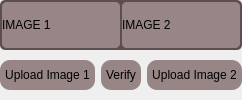
              <widget class="QFrame" name="verifyscreen">
               <property name="styleSheet">
                <string notr="true">border-radius: 5px;
</string>
               </property>
               <property name="frameShape">
                <enum>QFrame::NoFrame</enum>
               </property>
               <layout class="QVBoxLayout" name="verticalLayout_8">
                <property name="spacing">
                 <number>0</number>
                </property>
                <property name="leftMargin">
                 <number>0</number>
                </property>
                <property name="topMargin">
                 <number>0</number>
                </property>
                <property name="rightMargin">
                 <number>0</number>
                </property>
                <property name="bottomMargin">
                 <number>0</number>
                </property>
                <item>
                 <widget class="QFrame" name="imagesframe_2">
                  <property name="styleSheet">
                   <string notr="true">background-color: rgb(92, 78, 78);
border-radius: 5px;
</string>
                  </property>
                  <property name="frameShape">
                   <enum>QFrame::NoFrame</enum>
                  </property>
                  <layout class="QHBoxLayout" name="horizontalLayout_5">
                   <property name="spacing">
                    <number>2</number>
                   </property>
                   <property name="leftMargin">
                    <number>2</number>
                   </property>
                   <property name="topMargin">
                    <number>2</number>
                   </property>
                   <property name="rightMargin">
                    <number>2</number>
                   </property>
                   <property name="bottomMargin">
                    <number>2</number>
                   </property>
                   <item>
                    <widget class="QFrame" name="image1_2">
                     <property name="styleSheet">
                      <string notr="true">background-color: rgb(152, 134, 134);</string>
                     </property>
                     <property name="frameShape">
                      <enum>QFrame::NoFrame</enum>
                     </property>
                     <layout class="QHBoxLayout" name="horizontalLayout_22">
                      <property name="spacing">
                       <number>0</number>
                      </property>
                      <property name="leftMargin">
                       <number>0</number>
                      </property>
                      <property name="topMargin">
                       <number>0</number>
                      </property>
                      <property name="rightMargin">
                       <number>0</number>
                      </property>
                      <property name="bottomMargin">
                       <number>0</number>
                      </property>
                      <item>
                       <widget class="QLabel" name="label_18">
                        <property name="maximumSize">
                         <size>
                          <width>500</width>
                          <height>500</height>
                         </size>
                        </property>
                        <property name="styleSheet">
                         <string notr="true"/>
                        </property>
                        <property name="lineWidth">
                         <number>0</number>
                        </property>
                        <property name="text">
                         <string>IMAGE 1</string>
                        </property>
                        <property name="scaledContents">
                         <bool>true</bool>
                        </property>
                       </widget>
                      </item>
                     </layout>
                    </widget>
                   </item>
                   <item>
                    <widget class="QFrame" name="image2_2">
                     <property name="styleSheet">
                      <string notr="true">background-color: rgb(152, 134, 134);</string>
                     </property>
                     <property name="frameShape">
                      <enum>QFrame::NoFrame</enum>
                     </property>
                     <layout class="QHBoxLayout" name="horizontalLayout_23">
                      <property name="spacing">
                       <number>0</number>
                      </property>
                      <property name="leftMargin">
                       <number>0</number>
                      </property>
                      <property name="topMargin">
                       <number>0</number>
                      </property>
                      <property name="rightMargin">
                       <number>0</number>
                      </property>
                      <property name="bottomMargin">
                       <number>0</number>
                      </property>
                      <item>
                       <widget class="QLabel" name="label_19">
                        <property name="maximumSize">
                         <size>
                          <width>500</width>
                          <height>500</height>
                         </size>
                        </property>
                        <property name="styleSheet">
                         <string notr="true"/>
                        </property>
                        <property name="lineWidth">
                         <number>0</number>
                        </property>
                        <property name="text">
                         <string>IMAGE 2</string>
                        </property>
                        <property name="scaledContents">
                         <bool>true</bool>
                        </property>
                       </widget>
                      </item>
                     </layout>
                    </widget>
                   </item>
                  </layout>
                 </widget>
                </item>
                <item>
                 <widget class="QFrame" name="buttonframe_2">
                  <property name="maximumSize">
                   <size>
                    <width>16777215</width>
                    <height>50</height>
                   </size>
                  </property>
                  <property name="styleSheet">
                   <string notr="true"/>
                  </property>
                  <property name="frameShape">
                   <enum>QFrame::NoFrame</enum>
                  </property>
                  <property name="lineWidth">
                   <number>0</number>
                  </property>
                  <layout class="QHBoxLayout" name="horizontalLayout_3">
                   <property name="leftMargin">
                    <number>0</number>
                   </property>
                   <property name="topMargin">
                    <number>0</number>
                   </property>
                   <property name="rightMargin">
                    <number>0</number>
                   </property>
                   <property name="bottomMargin">
                    <number>0</number>
                   </property>
                   <item>
                    <widget class="QPushButton" name="image1btn_2">
                     <property name="maximumSize">
                      <size>
                       <width>300</width>
                       <height>16777215</height>
                      </size>
                     </property>
                     <property name="cursor">
                      <cursorShape>PointingHandCursor</cursorShape>
                     </property>
                     <property name="toolTip">
                      <string/>
                     </property>
                     <property name="toolTipDuration">
                      <number>500</number>
                     </property>
                     <property name="statusTip">
                      <string>Upload image</string>
                     </property>
                     <property name="styleSheet">
                      <string notr="true">background-color:#988686;
height: 20;
border-radius: 10;
border-color: blue;
padding: 5px;
font: 10pt &quot;Arial Rounded MT Bold&quot;;
</string>
                     </property>
                     <property name="text">
                      <string>Upload Image 1</string>
                     </property>
                    </widget>
                   </item>
                   <item>
                    <widget class="QPushButton" name="verifybtn_4">
                     <property name="maximumSize">
                      <size>
                       <width>300</width>
                       <height>16777215</height>
                      </size>
                     </property>
                     <property name="cursor">
                      <cursorShape>PointingHandCursor</cursorShape>
                     </property>
                     <property name="toolTip">
                      <string/>
                     </property>
                     <property name="toolTipDuration">
                      <number>500</number>
                     </property>
                     <property name="statusTip">
                      <string>Verify Image</string>
                     </property>
                     <property name="styleSheet">
                      <string notr="true">background-color:#988686;
height: 20;
border-radius: 10;
border-color: blue;
padding: 5px;
font: 10pt &quot;Arial Rounded MT Bold&quot;;
</string>
                     </property>
                     <property name="text">
                      <string>Verify</string>
                     </property>
                    </widget>
                   </item>
                   <item>
                    <widget class="QPushButton" name="image2btn_2">
                     <property name="maximumSize">
                      <size>
                       <width>300</width>
                       <height>16777215</height>
                      </size>
                     </property>
                     <property name="cursor">
                      <cursorShape>PointingHandCursor</cursorShape>
                     </property>
                     <property name="toolTip">
                      <string/>
                     </property>
                     <property name="toolTipDuration">
                      <number>500</number>
                     </property>
                     <property name="statusTip">
                      <string>Upload image</string>
                     </property>
                     <property name="styleSheet">
                      <string notr="true">background-color:#988686;
height: 20;
border-radius: 10;
border-color: blue;
padding: 5px;
font: 10pt &quot;Arial Rounded MT Bold&quot;;
</string>
                     </property>
                     <property name="text">
                      <string>Upload Image 2</string>
                     </property>
                    </widget>
                   </item>
                  </layout>
                 </widget>
                </item>
               </layout>
              </widget>
